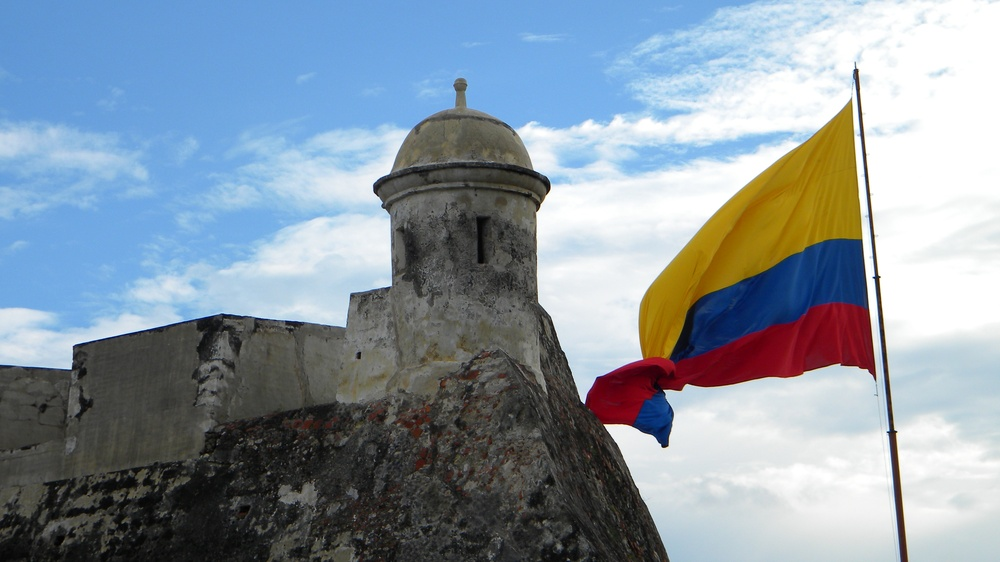
#> input picture Filters/cartagena.jpg, 1000 x 562 px, shrunk from 3584 x 2016 before the run
$ python moreFilters.py
#> lines starting #> are read from the running program, lines starting #| are printed output that depends on the picture
### Filters/ipFunctions.py
import matplotlib.pyplot as plt
import matplotlib as mpl
import numpy as np
import statistics as stat
import matplotlib.image as mpimg

def imsave(name,I):
    mpimg.imsave(name+'.jpeg',I)

def imsplit(rgb):
    r=rgb[:,:,0]
    g=rgb[:,:,1]
    b=rgb[:,:,2]
    return r,g,b

def imhist(r,show=True):
    if show==True:
        print('\nComenzando histograma ⌛\n')

    h = np.zeros(256)
    filas,cols = r.shape
    for i in range(0,filas):
        for j in range(0,cols):
            h[r[i,j]] = h[r[i,j]]+1

    if show==True:
        print('\nHistograma completado ✅')
        print('\nGraficando histograma...')
        n = np.linspace(0,255,256)
        plt.bar(n,h)
        plt.set_cmap('gray')
        norm=mpl.colors.Normalize(vmin=0,vmax=255)
        escala=plt.cm.ScalarMappable(cmap='gray',norm=norm)
        escala.set_array([])
        plt.colorbar(escala,orientation="horizontal",ticks=[0,50,100,150,200,255])
        plt.xlim(0, 255)
        plt.ylim(0, max(h)*0.3)
    return h

# [37 lines left out: functions imadjust, stretchlim, histeq, not called in this run]

def rgb2gray(I):
    r,g,b=imsplit(I)
    return np.uint8(0.299*np.double(r)+0.587*np.double(g)+0.114*np.double(b))

# [86 lines left out: functions makeMask, graythresh, imnoise, non_overflowing_sum, bits8, immse and 1 more, not called in this run]

def imundersize(I,step):
    F,C = I.shape
    return I[0:F:step,0:C:step]

# [168 lines left out: functions imfilter, fspecial, medfilt2, modefilt, ordfilt2, stdfilt, not called in this run]

def entropyfilt(I,K): # Para revisar
    n, m = K.shape
    n = int(n)
    m = int(m)

    iniF=(n+1)//2
    iniC=(m+1)//2
    finF=iniF - 1
    finC=iniC - 1

    Ipad=np.pad(I,(finF,finC),'edge')

    F,C = Ipad.shape
    T=np.zeros([F,C])

    for i in range(iniF,F-finF):
        for j in range(iniC,C-finC):
            V = Ipad[i-finF-1:i+finF,j-finC-1:j+finC]
            S = np.uint8(V*K)
            hist = imhist(S,False)
            normalHist = hist/np.sum(S)
            # T[i,j] = -np.sum(p*np.log2(p))
            T[i,j] = -np.dot(normalHist,np.log2(normalHist))

    T=T[iniF:F-finF,iniC:C-finC]
    return T

def gaussfilt(cosas):
    print(cosas)

# [63 lines left out: functions im2bw, otsuthresh, imbinarize, adaptthresh, not called in this run]

### Filters/moreFilters.py
import matplotlib.pyplot as plt
from ipFunctions import *
import numpy as np

RGB = plt.imread('cartagena.jpg')
#> RGB is the input picture: shape (562, 1000, 3); mean R, G, B 137.4, 150.4, 161.9
Gris = rgb2gray(RGB)
#> in imsplit, `r=rgb[:,:,0]`:
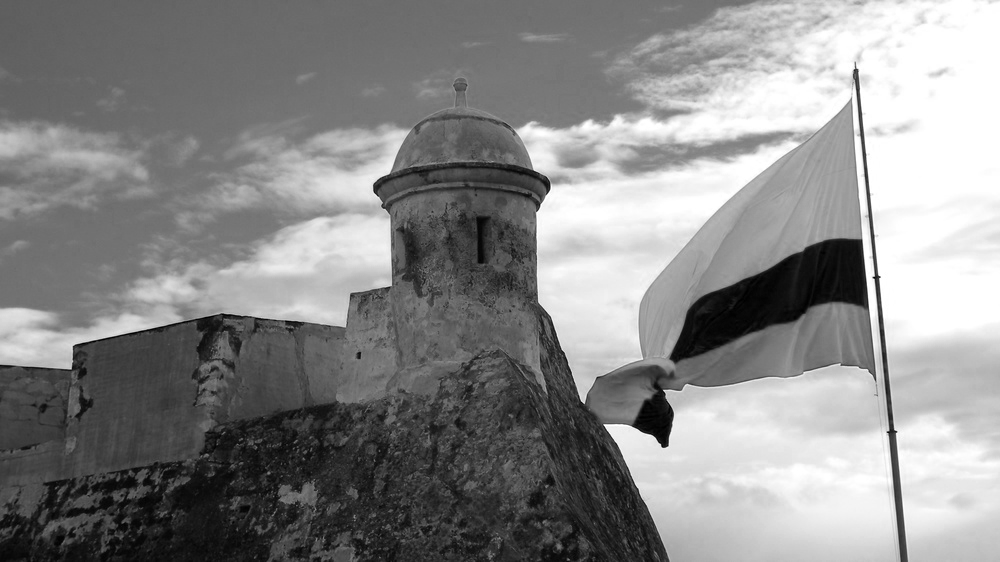
#> r: shape (562, 1000); min 0, max 255, mean 137.4
#> in imsplit, `g=rgb[:,:,1]`:
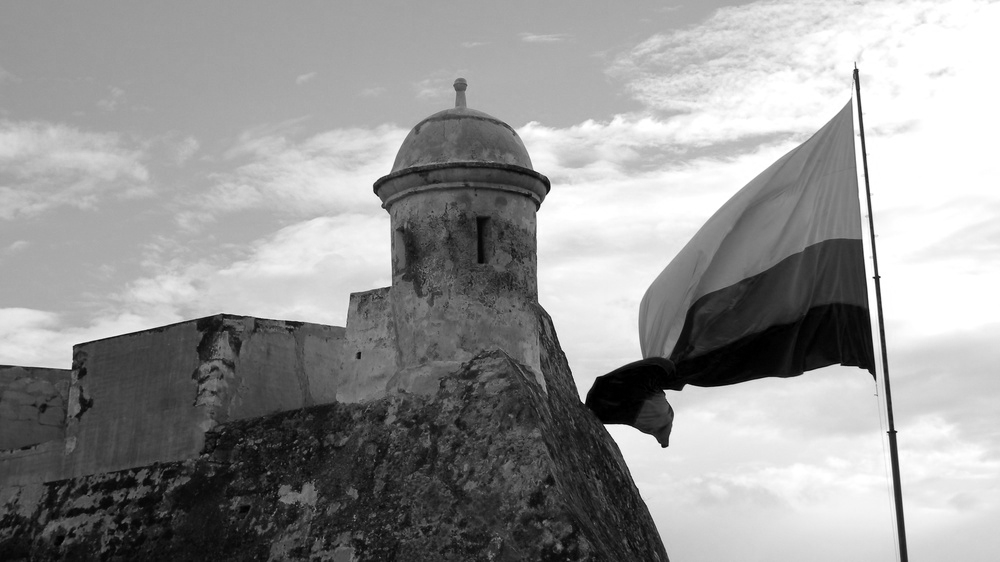
#> g: shape (562, 1000); min 0, max 255, mean 150.4
#> in imsplit, `b=rgb[:,:,2]`:
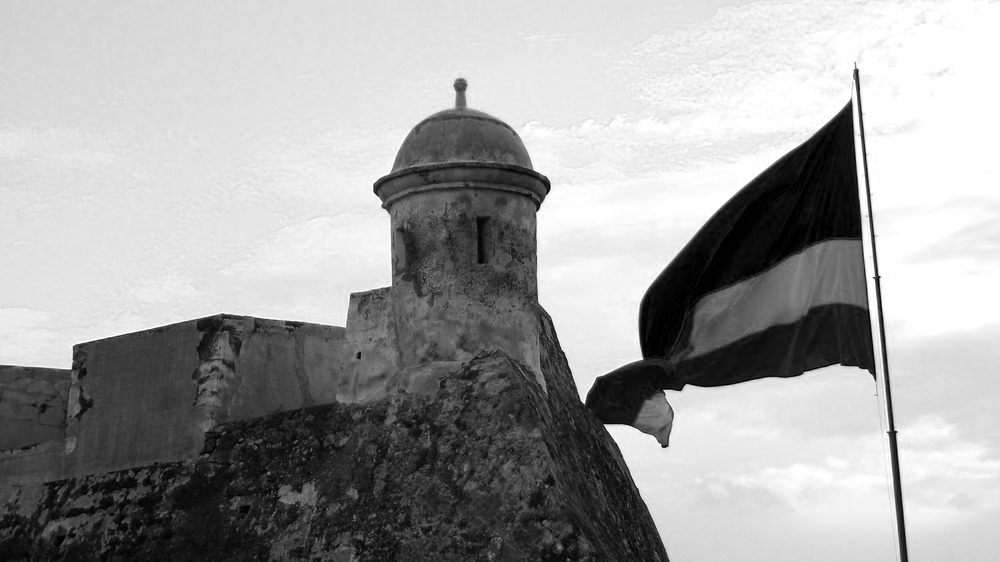
#> b: shape (562, 1000); min 0, max 255, mean 161.9
#> in rgb2gray, `return np.uint8(0.299*np.double(r)+0.587*np.double(g)+0.114*np.double(..`:
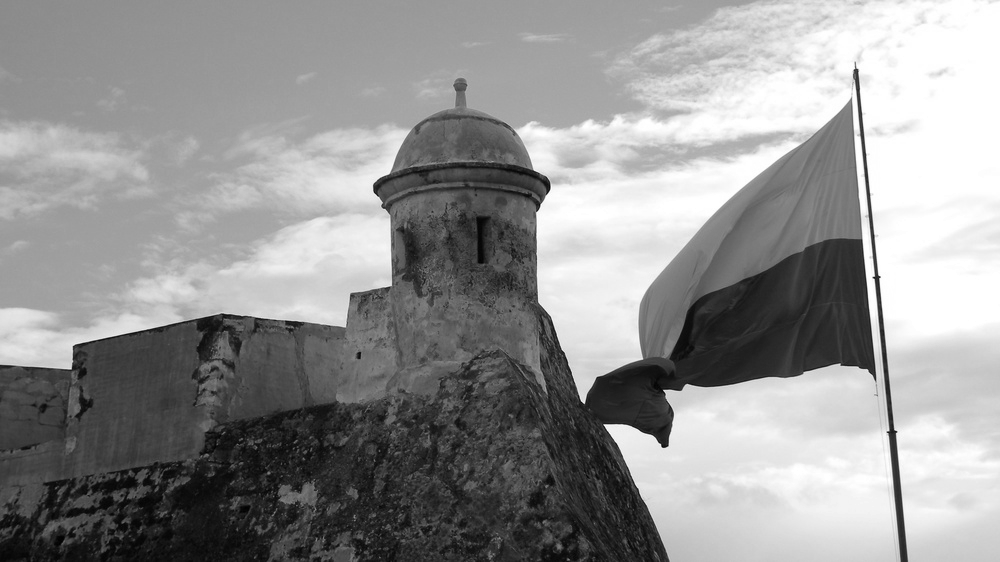
#> returned value: shape (562, 1000); min 0, max 255, mean 147.3

F,C = Gris.shape
#> F = 562; C = 1000
Gris = imundersize(Gris,4)
#> in imundersize, `return I[0:F:step,0:C:step]`:
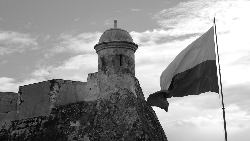
#> returned value: shape (141, 250); min 1, max 255, mean 147.2

K = np.ones([5,5])
# Istd = stdfilt(Gris,K)
Ient = entropyfilt(Gris,K)
#> in entropyfilt, `Ipad=np.pad(I,(finF,finC),'edge')`:
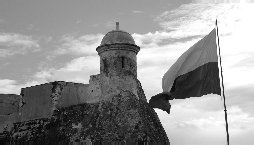
#> Ipad: shape (145, 254); min 1, max 255, mean 147.2
#> after the loop in entropyfilt, `for i in range(iniF,F-finF):`: T: shape (145, 254) float64; 94.65% of the values are NaN or infinite; the others: min 0, max 0, mean 0
#> in entropyfilt, `T=T[iniF:F-finF,iniC:C-finC]`: T: shape (140, 249) float64; every value is NaN or infinite

print('Image filtering complete ✅')

plt.figure()
plt.set_cmap('gray')
plt.imshow(Ient)

plt.show()

$ run again, with Filters/chess.jpg copied over Filters/cartagena.jpg
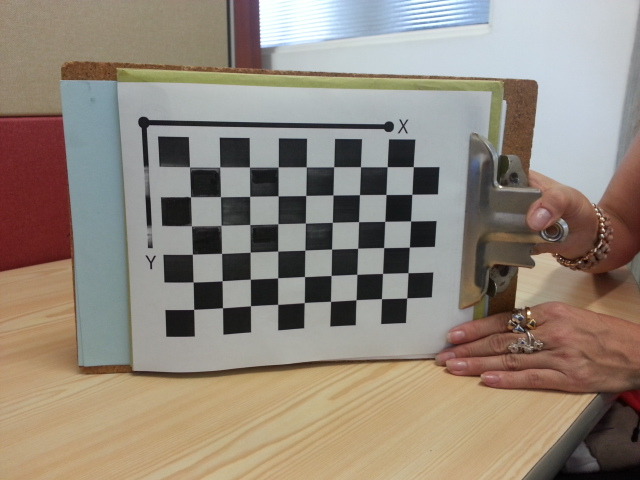
#> input picture Filters/chess.jpg, 640 x 480 px
#> RGB is the input picture: shape (480, 640, 3); mean R, G, B 146.3, 135.6, 123.6
#> in imsplit, `b=rgb[:,:,2]`:
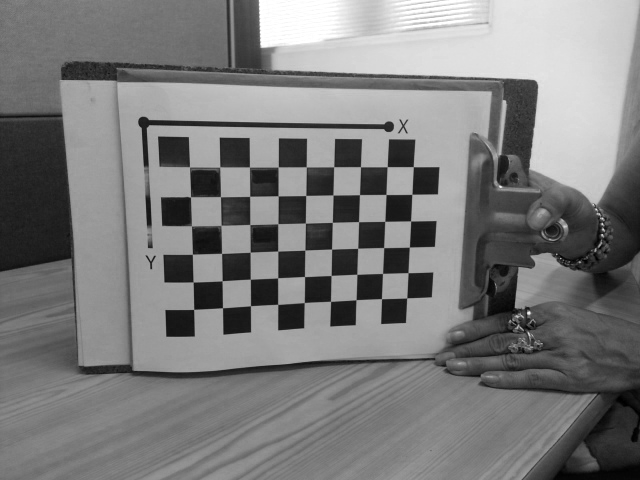
#> b: shape (480, 640); min 0, max 255, mean 123.6
#> in entropyfilt, `Ipad=np.pad(I,(finF,finC),'edge')`:
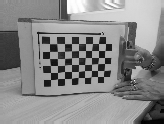
#> Ipad: shape (124, 164); min 2, max 255, mean 137.1

$ run again, with Filters/elpepe.jpg copied over Filters/cartagena.jpg
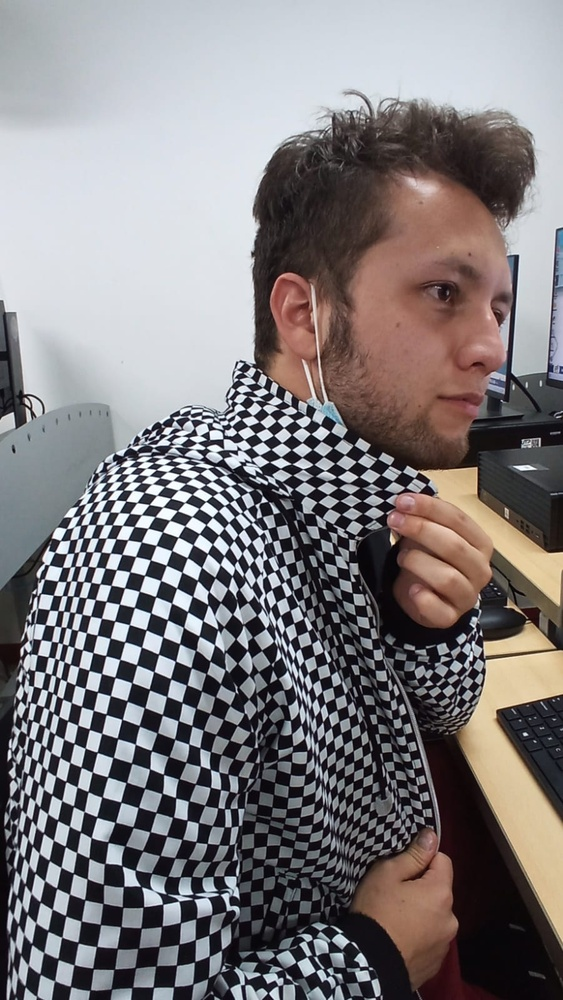
#> input picture Filters/elpepe.jpg, 563 x 1000 px, shrunk from 901 x 1600 before the run
#> RGB is the input picture: shape (1000, 563, 3); mean R, G, B 128.1, 123.9, 125.8
#> in imundersize, `return I[0:F:step,0:C:step]`:
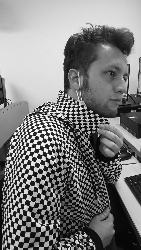
#> returned value: shape (250, 141); min 0, max 254, mean 124.9
#> in entropyfilt, `Ipad=np.pad(I,(finF,finC),'edge')`:
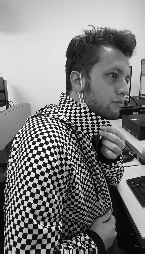
#> Ipad: shape (254, 145); min 0, max 254, mean 124.8

$ run again, with Filters/recibo.jpg copied over Filters/cartagena.jpg
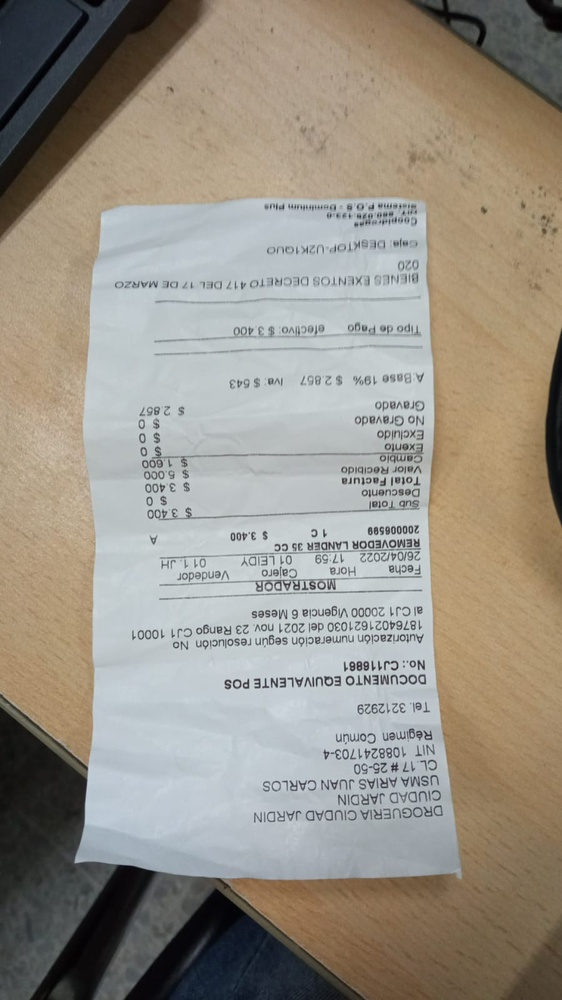
#> input picture Filters/recibo.jpg, 562 x 1000 px, shrunk from 899 x 1599 before the run
#> RGB is the input picture: shape (1000, 562, 3); mean R, G, B 152, 145.8, 134.9
#> in imsplit, `b=rgb[:,:,2]`:
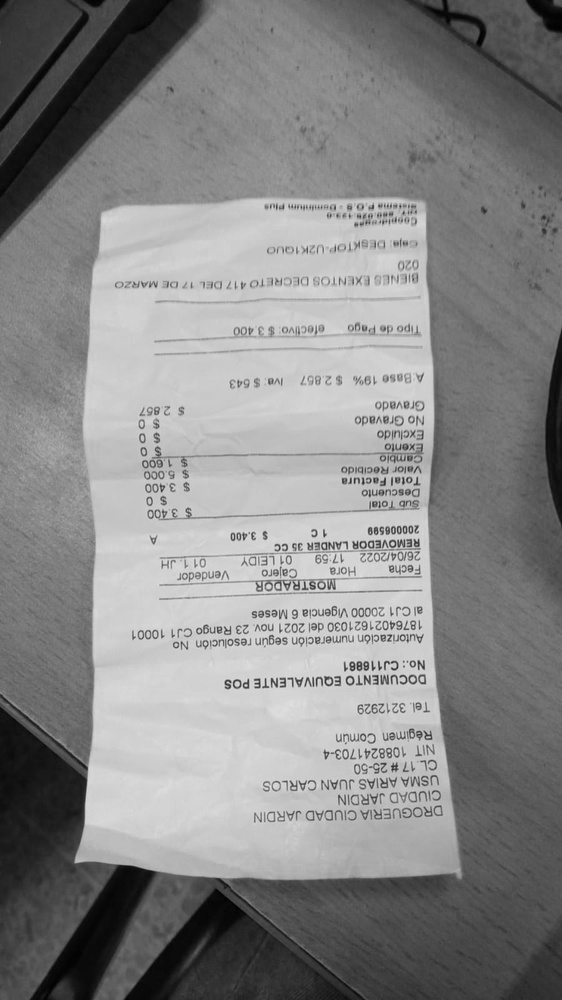
#> b: shape (1000, 562); min 0, max 230, mean 134.9
#> in entropyfilt, `Ipad=np.pad(I,(finF,finC),'edge')`:
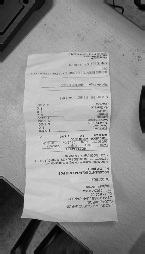
#> Ipad: shape (254, 145); min 0, max 219, mean 143.1
